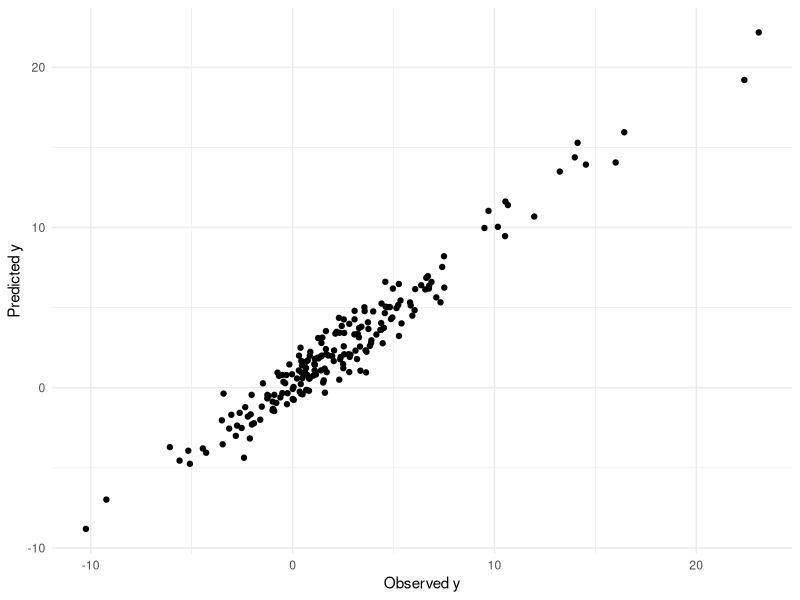
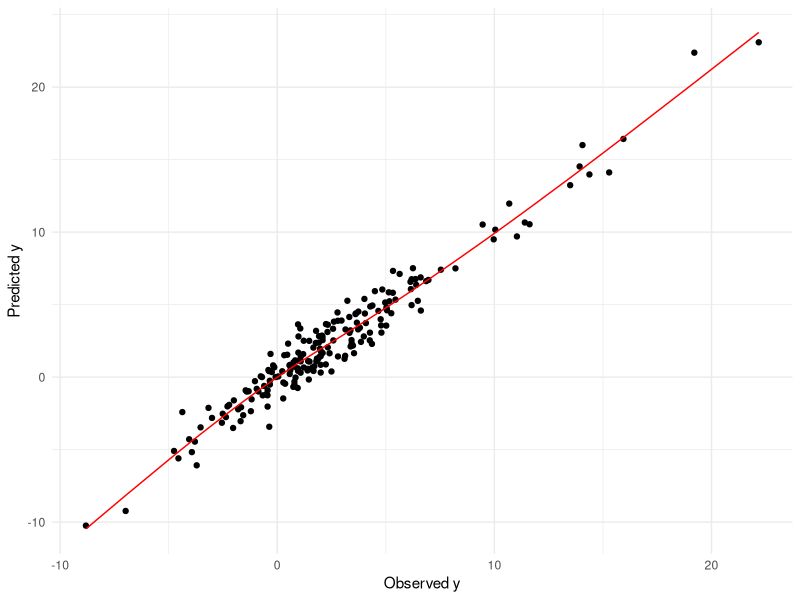
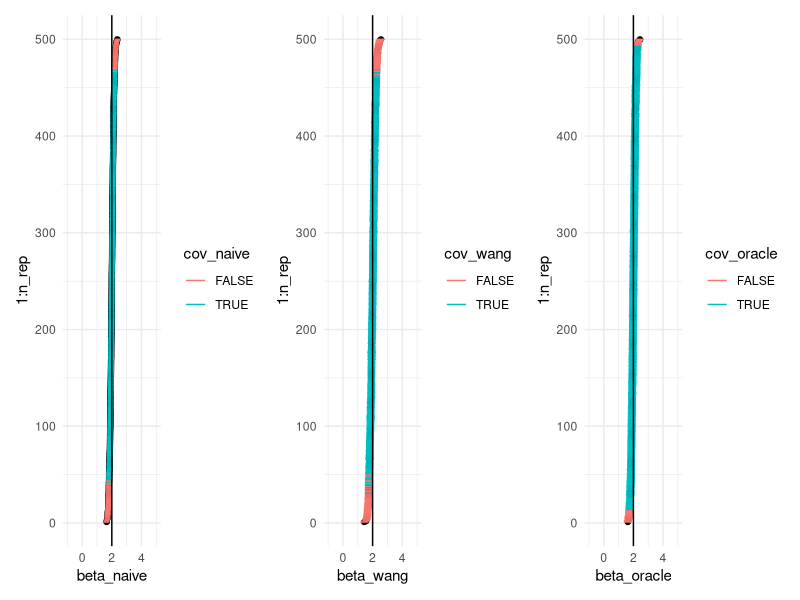
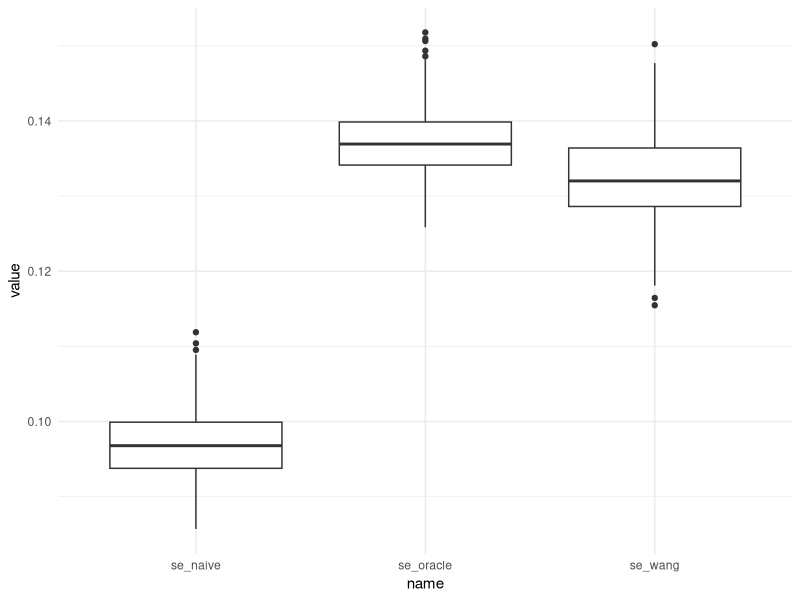
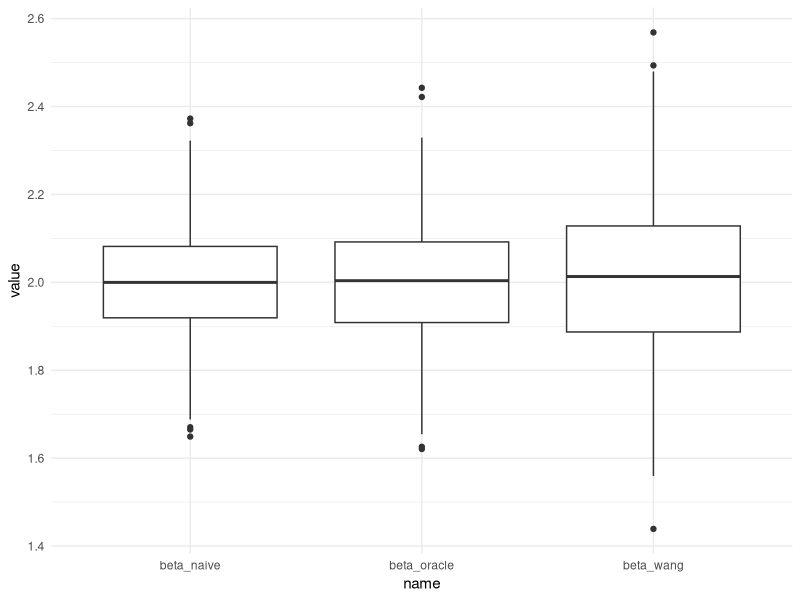
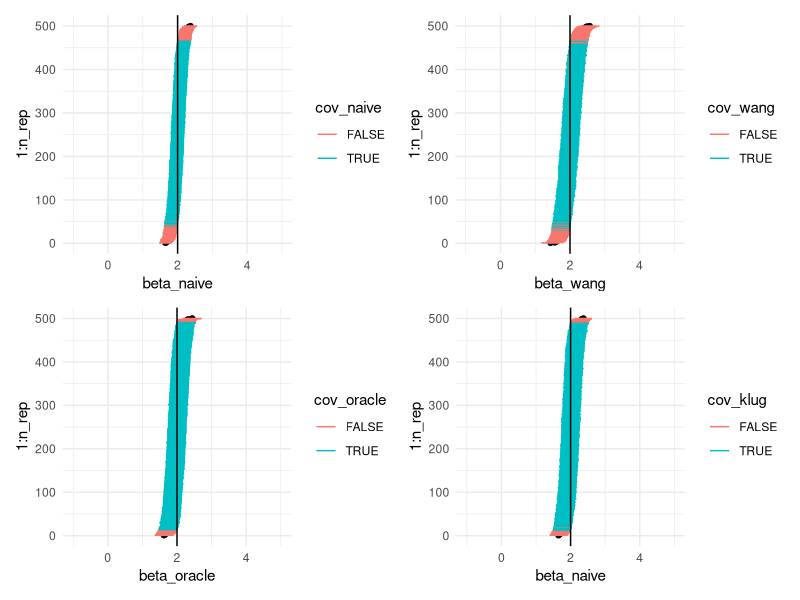

These charts were generated, in order, by the following R code:
## ---- chunk 1
library(caret)
library(ggplot2)
library(dplyr)
library(magrittr)
library(randomForest)
library(splines)
library(modelr)
library(broom)
library(tidyr)
library(gam)
library(patchwork)
library(here)
## ---- chunk 2

## Set sample sizes with imbalance
n_train = 200
n_test = 200
n_valid = 10000
n_tot = n_train + n_test + n_valid

## Make some covariates
x1 = rnorm(n_tot)
x2 = rnorm(n_tot)
x3 = rnorm(n_tot)
err = rnorm(n_tot)

## Make an outcome

y = 2*x1 + 3*x2^2 + 0.5*x3^3 + err 

## Create an indicator of training,testing,or validation

set_ind = c(rep("train",n_train),
            rep("test",n_test),
            rep("valid",n_valid))

## Build the data set

dat = data.frame(y,x1,x2,x3,set_ind)

## ---- chunk 3
## Build the predictor and make the predictions

train_dat  = dat %>%
  filter(set_ind == "train") %>%
  select(y,x1,x2,x3)

pred_mod = gam(y ~ s(x1) + s(x2) + s(x3))

## ---- chunk 4
dat$pred = predict(pred_mod,dat)
## ---- chunk 5

## Plot only on the test set 
dat %>%
  filter(set_ind=="test") %>%
  ggplot(aes(x=y,y=pred)) + 
  geom_point() + theme_minimal() + 
  xlab("Observed y") + 
  ylab("Predicted y")
## ---- chunk 6

## Filter to the test set
test_dat = dat %>%
  filter(set_ind == "test")

## Fit the relationship model

rel_mod = lm(y ~ ns(pred,df=3),data=test_dat)


## Get the residual variance for use in simulating
sigma2 = sigma(rel_mod)^2
## ---- chunk 7
test_dat %>% 
  add_predictions(rel_mod,var="fitted") %>%
  arrange(y) %>%
  ggplot(aes(x=pred,y=y)) + 
  geom_point() + theme_minimal() + 
  xlab("Observed y") + 
  ylab("Predicted y") + 
  geom_line(aes(x=pred,y=fitted),col="red")
## ---- chunk 8
valid_dat = dat %>%
  filter(set_ind == "valid")
## ---- chunk 9
sim_dat = valid_dat %>% sample_n(size=n_valid,replace=TRUE)
## ---- chunk 10
y_sim = rnorm(n_valid,
              mean=sim_dat$pred,
              sd = sqrt(sigma2))
sim_dat = cbind(sim_dat,y_sim)
## ---- chunk 11
## Oracle
lm(y ~ x1,data=valid_dat) %>% tidy()

## Naive Post-PI
lm(pred ~ x1,data=valid_dat) %>% tidy()


## Post-PI via simulated data
lm(y_sim ~ x1,data=sim_dat) %>% tidy()
## ---- chunk 12

## Set the number of replications
n_rep = 500

## Set sample sizes with imbalance
n_train = 200
n_test = 200
n_valid = 2000
n_tot = n_train + n_test + n_valid


beta_wang = beta_naive = beta_oracle = se_wang = se_naive = se_oracle = rep(NA,n_rep)

for(k in 1:n_rep){
  ## Make some covariates
  x1 = rnorm(n_tot)
  x2 = rnorm(n_tot)
  x3 = rnorm(n_tot)
  err = rnorm(n_tot,sd=4)

  ## Make an outcome
  y = 2*x1 + 3*x2^2 + 0.5*x3^3 + err 

  ## Create an indicator of training,testing,or validation
  set_ind = c(rep("train",n_train),
            rep("test",n_test),
            rep("valid",n_valid))

  ## Build the data set
  dat = data.frame(y,x1,x2,x3,set_ind)
  
  
  ## Fit the model
  train_dat  = dat %>%
  filter(set_ind == "train") %>%
  select(y,x1,x2,x3)

  pred_mod = gam(y ~ s(x1) + s(x2) + s(x3))
  
  ## Add the predictions
  dat$pred = predict(pred_mod,dat)
  
  ## Filter to the test set
  test_dat = dat %>%
    filter(set_ind == "test")

  ## Fit the relationship model
  rel_mod = lm(y ~ ns(pred,df=3),data=test_dat)

  ## Get the residual variance for use in simulating
  sigma2 = sigma(rel_mod)^2
  
  
  ## Filter to the validation set
  valid_dat = dat %>%
    filter(set_ind == "valid")
  
  ## Get the simulated data
  sim_dat = valid_dat %>% sample_n(size=n_valid,replace=TRUE)
  
  ## Sample simulated y's
  y_sim = rnorm(n_valid,
              mean=sim_dat$pred,
              sd = sqrt(sigma2))
  sim_dat = cbind(sim_dat,y_sim)
  
  ## Fit the models
  
  lm_oracle = lm(y ~ x1,data=valid_dat)
  lm_naive = lm(pred ~ x1,data = valid_dat)
  lm_wang = lm(y_sim ~ x1,data=sim_dat)
  
  ## Get the coefficients
  beta_oracle[k] = lm_oracle$coefficients[2]
  beta_naive[k] = lm_naive$coefficients[2]
  beta_wang[k] = lm_wang$coefficients[2]
  
  ## Get the parametric ses
  se_oracle[k] = summary(lm_oracle)$coefficients[2,2]
  se_naive[k] = summary(lm_naive)$coefficients[2,2]
  se_wang[k] = summary(lm_wang)$coefficients[2,2]
  
 cat(k) 
}
  
## ---- chunk 13

results = data.frame(beta_oracle,se_oracle,beta_wang,se_wang,beta_naive,se_naive)

results = results %>%
  mutate(up_oracle = beta_oracle + 1.96*se_oracle,
         low_oracle = beta_oracle - 1.96*se_oracle,
         cov_oracle = ((up_oracle > 2) & (low_oracle < 2)),
         ## Wang
         up_wang = beta_wang + 1.96*se_wang,
         low_wang = beta_wang - 1.96*se_wang,
         cov_wang = ((up_wang > 2) & (low_wang < 2)),
         
         ## Naive
         up_naive = beta_naive + 1.96*se_naive,
         low_naive = beta_naive - 1.96*se_naive,
         cov_naive = ((up_naive > 2) & (low_naive < 2)),
         ) 



## ---- chunk 14

p1 = results %>% 
  arrange(beta_naive) %>%
  ggplot(aes(y = 1:n_rep))  + geom_point(aes(x=beta_naive,y=1:n_rep)) +
  geom_linerange(aes(xmin=low_naive, xmax=up_naive,col=cov_naive)) + 
  theme_minimal() + 
  geom_vline(xintercept=2) +
  xlim(-1,5)

p2 =  results %>% 
  arrange(beta_wang) %>%
  ggplot(aes(y = 1:n_rep)) + geom_point(aes(x=beta_wang,y=1:n_rep)) +
  geom_linerange(aes(xmin=low_wang, xmax=up_wang,col=cov_wang)) + 
  theme_minimal() + 
  geom_vline(xintercept=2) +
  xlim(-1,5)

p3 = results %>% 
  arrange(beta_oracle) %>%
  ggplot(aes(y = 1:n_rep)) + geom_point(aes(x=beta_oracle,y=1:n_rep)) +
  geom_linerange(aes(xmin=low_oracle, xmax=up_oracle,col=cov_oracle)) + 
  geom_vline(xintercept=2) +
  theme_minimal() + 
  xlim(-1,5)



p1 + p2 + p3
## ---- chunk 15
results %>%
  select(se_naive,se_wang,se_oracle) %>%
  pivot_longer(1:3) %>%
  ggplot(aes(x=name,y=value)) +
  geom_boxplot() + 
  theme_minimal()

## ---- chunk 16

results %>%
  select(beta_naive,beta_wang,beta_oracle) %>%
  pivot_longer(1:3) %>%
  ggplot(aes(x=name,y=value)) +
  geom_boxplot() + 
  theme_minimal()

## ---- chunk 17
results = results %>%
  mutate(
         up_klug = beta_naive + 1.96*se_wang,
         low_klug = beta_naive - 1.96*se_wang,
         cov_klug = ((up_klug > 2) & (low_klug < 2)),
         ) 

p4 = results %>% 
  arrange(beta_naive) %>%
  ggplot(aes(y = 1:n_rep)) + geom_point(aes(x=beta_naive,y=1:n_rep)) +
  geom_linerange(aes(xmin=low_klug, xmax=up_klug,col=cov_klug)) + 
  geom_vline(xintercept=2) +
  theme_minimal() + 
  xlim(-1,5)


(p1 + p2)/(p3 + p4)

## ---- chunk 18
results %>% 
  summarize(cov_naive = mean(cov_naive),
            cov_wang = mean(cov_wang),
            cov_klug = mean(cov_klug),
            cov_oracle = mean(cov_oracle))
